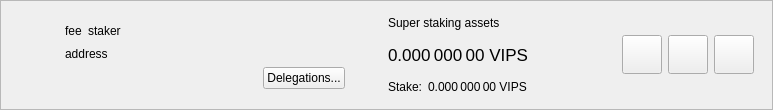
<?xml version="1.0" encoding="UTF-8"?>
<ui version="4.0">
 <class>SuperStakerItemWidget</class>
 <widget class="QWidget" name="SuperStakerItemWidget">
  <property name="geometry">
   <rect>
    <x>0</x>
    <y>0</y>
    <width>773</width>
    <height>110</height>
   </rect>
  </property>
  <property name="sizePolicy">
   <sizepolicy hsizetype="Preferred" vsizetype="Maximum">
    <horstretch>0</horstretch>
    <verstretch>0</verstretch>
   </sizepolicy>
  </property>
  <property name="windowTitle">
   <string>Form</string>
  </property>
  <layout class="QVBoxLayout" name="verticalLayout_2">
   <property name="spacing">
    <number>0</number>
   </property>
   <property name="leftMargin">
    <number>0</number>
   </property>
   <property name="topMargin">
    <number>0</number>
   </property>
   <property name="rightMargin">
    <number>0</number>
   </property>
   <property name="bottomMargin">
    <number>0</number>
   </property>
   <item>
    <widget class="QFrame" name="superStakerItemFrame">
     <property name="frameShape">
      <enum>QFrame::StyledPanel</enum>
     </property>
     <property name="frameShadow">
      <enum>QFrame::Raised</enum>
     </property>
     <layout class="QHBoxLayout" name="horizontalLayout">
      <property name="topMargin">
       <number>0</number>
      </property>
      <property name="bottomMargin">
       <number>0</number>
      </property>
      <item>
       <widget class="QLabel" name="superStakerLogo">
        <property name="sizePolicy">
         <sizepolicy hsizetype="Fixed" vsizetype="Fixed">
          <horstretch>0</horstretch>
          <verstretch>0</verstretch>
         </sizepolicy>
        </property>
        <property name="minimumSize">
         <size>
          <width>40</width>
          <height>40</height>
         </size>
        </property>
        <property name="alignment">
         <set>Qt::AlignCenter</set>
        </property>
       </widget>
      </item>
      <item>
       <widget class="QStackedWidget" name="stackedWidget">
        <property name="currentIndex">
         <number>0</number>
        </property>
        <widget class="QWidget" name="page">
         <layout class="QHBoxLayout" name="horizontalLayout_4">
          <item>
           <layout class="QHBoxLayout" name="horizontalLayout_3">
            <item>
             <layout class="QVBoxLayout" name="verticalLayout">
              <property name="rightMargin">
               <number>15</number>
              </property>
              <item>
               <spacer name="verticalSpacer_2">
                <property name="orientation">
                 <enum>Qt::Vertical</enum>
                </property>
                <property name="sizeHint" stdset="0">
                 <size>
                  <width>20</width>
                  <height>0</height>
                 </size>
                </property>
               </spacer>
              </item>
              <item alignment="Qt::AlignLeft">
               <widget class="QWidget" name="widgetSuperStaker" native="true">
                <property name="minimumSize">
                 <size>
                  <width>280</width>
                  <height>0</height>
                 </size>
                </property>
                <layout class="QHBoxLayout" name="horizontalLayout_2" stretch="0,0,1">
                 <property name="leftMargin">
                  <number>0</number>
                 </property>
                 <property name="topMargin">
                  <number>0</number>
                 </property>
                 <property name="rightMargin">
                  <number>0</number>
                 </property>
                 <property name="bottomMargin">
                  <number>0</number>
                 </property>
                 <item alignment="Qt::AlignLeft">
                  <widget class="QLabel" name="labelFee">
                   <property name="text">
                    <string>fee</string>
                   </property>
                   <property name="textInteractionFlags">
                    <set>Qt::LinksAccessibleByMouse|Qt::TextSelectableByMouse</set>
                   </property>
                  </widget>
                 </item>
                 <item alignment="Qt::AlignLeft">
                  <widget class="QLabel" name="labelStaker">
                   <property name="text">
                    <string>staker</string>
                   </property>
                   <property name="textInteractionFlags">
                    <set>Qt::LinksAccessibleByMouse|Qt::TextSelectableByMouse</set>
                   </property>
                  </widget>
                 </item>
                 <item>
                  <spacer name="horizontalSpacer">
                   <property name="orientation">
                    <enum>Qt::Horizontal</enum>
                   </property>
                   <property name="sizeType">
                    <enum>QSizePolicy::Minimum</enum>
                   </property>
                   <property name="sizeHint" stdset="0">
                    <size>
                     <width>0</width>
                     <height>20</height>
                    </size>
                   </property>
                  </spacer>
                 </item>
                </layout>
               </widget>
              </item>
              <item>
               <widget class="QLabel" name="labelAddress">
                <property name="text">
                 <string>address</string>
                </property>
                <property name="textInteractionFlags">
                 <set>Qt::LinksAccessibleByMouse|Qt::TextSelectableByMouse</set>
                </property>
               </widget>
              </item>
              <item alignment="Qt::AlignRight">
               <widget class="QPushButton" name="buttonDelegations">
                <property name="text">
                 <string>Delegations...</string>
                </property>
               </widget>
              </item>
              <item>
               <spacer name="verticalSpacer">
                <property name="orientation">
                 <enum>Qt::Vertical</enum>
                </property>
                <property name="sizeHint" stdset="0">
                 <size>
                  <width>20</width>
                  <height>0</height>
                 </size>
                </property>
               </spacer>
              </item>
             </layout>
            </item>
            <item>
             <widget class="QWidget" name="vLineAssets" native="true">
              <property name="sizePolicy">
               <sizepolicy hsizetype="Preferred" vsizetype="Preferred">
                <horstretch>0</horstretch>
                <verstretch>0</verstretch>
               </sizepolicy>
              </property>
              <property name="minimumSize">
               <size>
                <width>1</width>
                <height>0</height>
               </size>
              </property>
             </widget>
            </item>
            <item>
             <widget class="QWidget" name="widgetStakingAssets" native="true">
              <property name="sizePolicy">
               <sizepolicy hsizetype="Minimum" vsizetype="Preferred">
                <horstretch>0</horstretch>
                <verstretch>0</verstretch>
               </sizepolicy>
              </property>
              <layout class="QVBoxLayout" name="verticalLayout_3">
               <property name="leftMargin">
                <number>15</number>
               </property>
               <property name="topMargin">
                <number>0</number>
               </property>
               <property name="rightMargin">
                <number>15</number>
               </property>
               <property name="bottomMargin">
                <number>0</number>
               </property>
               <item>
                <widget class="QLabel" name="labelAssetsText">
                 <property name="text">
                  <string>Super staking assets</string>
                 </property>
                 <property name="alignment">
                  <set>Qt::AlignLeading|Qt::AlignLeft|Qt::AlignVCenter</set>
                 </property>
                </widget>
               </item>
               <item>
                <widget class="QLabel" name="labelAssets">
                 <property name="font">
                  <font>
                   <pointsize>13</pointsize>
                  </font>
                 </property>
                 <property name="cursor">
                  <cursorShape>IBeamCursor</cursorShape>
                 </property>
                 <property name="toolTip">
                  <string>Your current spendable balance</string>
                 </property>
                 <property name="text">
                  <string notr="true">0.000 000 00 VIPS</string>
                 </property>
                 <property name="alignment">
                  <set>Qt::AlignLeading|Qt::AlignLeft|Qt::AlignVCenter</set>
                 </property>
                 <property name="textInteractionFlags">
                  <set>Qt::LinksAccessibleByMouse|Qt::TextSelectableByMouse</set>
                 </property>
                </widget>
               </item>
               <item>
                <layout class="QHBoxLayout" name="horizontalLayout_6">
                 <property name="spacing">
                  <number>6</number>
                 </property>
                 <item>
                  <widget class="QLabel" name="labelStakeText">
                   <property name="sizePolicy">
                    <sizepolicy hsizetype="Maximum" vsizetype="Preferred">
                     <horstretch>0</horstretch>
                     <verstretch>0</verstretch>
                    </sizepolicy>
                   </property>
                   <property name="text">
                    <string>Stake:</string>
                   </property>
                   <property name="alignment">
                    <set>Qt::AlignLeading|Qt::AlignLeft|Qt::AlignVCenter</set>
                   </property>
                  </widget>
                 </item>
                 <item>
                  <widget class="QLabel" name="labelStake">
                   <property name="text">
                    <string>0.000 000 00 VIPS</string>
                   </property>
                   <property name="alignment">
                    <set>Qt::AlignLeading|Qt::AlignLeft|Qt::AlignVCenter</set>
                   </property>
                   <property name="textInteractionFlags">
                    <set>Qt::LinksAccessibleByMouse|Qt::TextSelectableByMouse</set>
                   </property>
                  </widget>
                 </item>
                 <item>
                  <spacer name="horizontalSpacer_4">
                   <property name="orientation">
                    <enum>Qt::Horizontal</enum>
                   </property>
                   <property name="sizeType">
                    <enum>QSizePolicy::Minimum</enum>
                   </property>
                   <property name="sizeHint" stdset="0">
                    <size>
                     <width>0</width>
                     <height>0</height>
                    </size>
                   </property>
                  </spacer>
                 </item>
                </layout>
               </item>
              </layout>
             </widget>
            </item>
            <item>
             <spacer name="horizontalSpacer_2">
              <property name="orientation">
               <enum>Qt::Horizontal</enum>
              </property>
              <property name="sizeHint" stdset="0">
               <size>
                <width>0</width>
                <height>20</height>
               </size>
              </property>
             </spacer>
            </item>
            <item>
             <widget class="QToolButton" name="buttonConfig">
              <property name="text">
               <string/>
              </property>
              <property name="iconSize">
               <size>
                <width>32</width>
                <height>32</height>
               </size>
              </property>
             </widget>
            </item>
            <item>
             <widget class="QToolButton" name="buttonSplit">
              <property name="text">
               <string/>
              </property>
              <property name="iconSize">
               <size>
                <width>32</width>
                <height>32</height>
               </size>
              </property>
             </widget>
            </item>
            <item>
             <widget class="QToolButton" name="buttonRemove">
              <property name="text">
               <string/>
              </property>
              <property name="iconSize">
               <size>
                <width>32</width>
                <height>32</height>
               </size>
              </property>
             </widget>
            </item>
           </layout>
          </item>
         </layout>
        </widget>
        <widget class="QWidget" name="page_2">
         <layout class="QHBoxLayout" name="horizontalLayout_5">
          <item>
           <widget class="QLabel" name="labelNewSuperStaker">
            <property name="text">
             <string>Add new super stakers</string>
            </property>
           </widget>
          </item>
          <item>
           <spacer name="horizontalSpacer_3">
            <property name="orientation">
             <enum>Qt::Horizontal</enum>
            </property>
            <property name="sizeHint" stdset="0">
             <size>
              <width>408</width>
              <height>20</height>
             </size>
            </property>
           </spacer>
          </item>
          <item>
           <widget class="QToolButton" name="buttonRestore">
            <property name="text">
             <string/>
            </property>
            <property name="iconSize">
             <size>
              <width>32</width>
              <height>32</height>
             </size>
            </property>
           </widget>
          </item>
          <item>
           <widget class="QToolButton" name="buttonAdd">
            <property name="text">
             <string/>
            </property>
            <property name="iconSize">
             <size>
              <width>32</width>
              <height>32</height>
             </size>
            </property>
           </widget>
          </item>
         </layout>
        </widget>
       </widget>
      </item>
     </layout>
    </widget>
   </item>
  </layout>
 </widget>
 <resources/>
 <connections/>
</ui>
